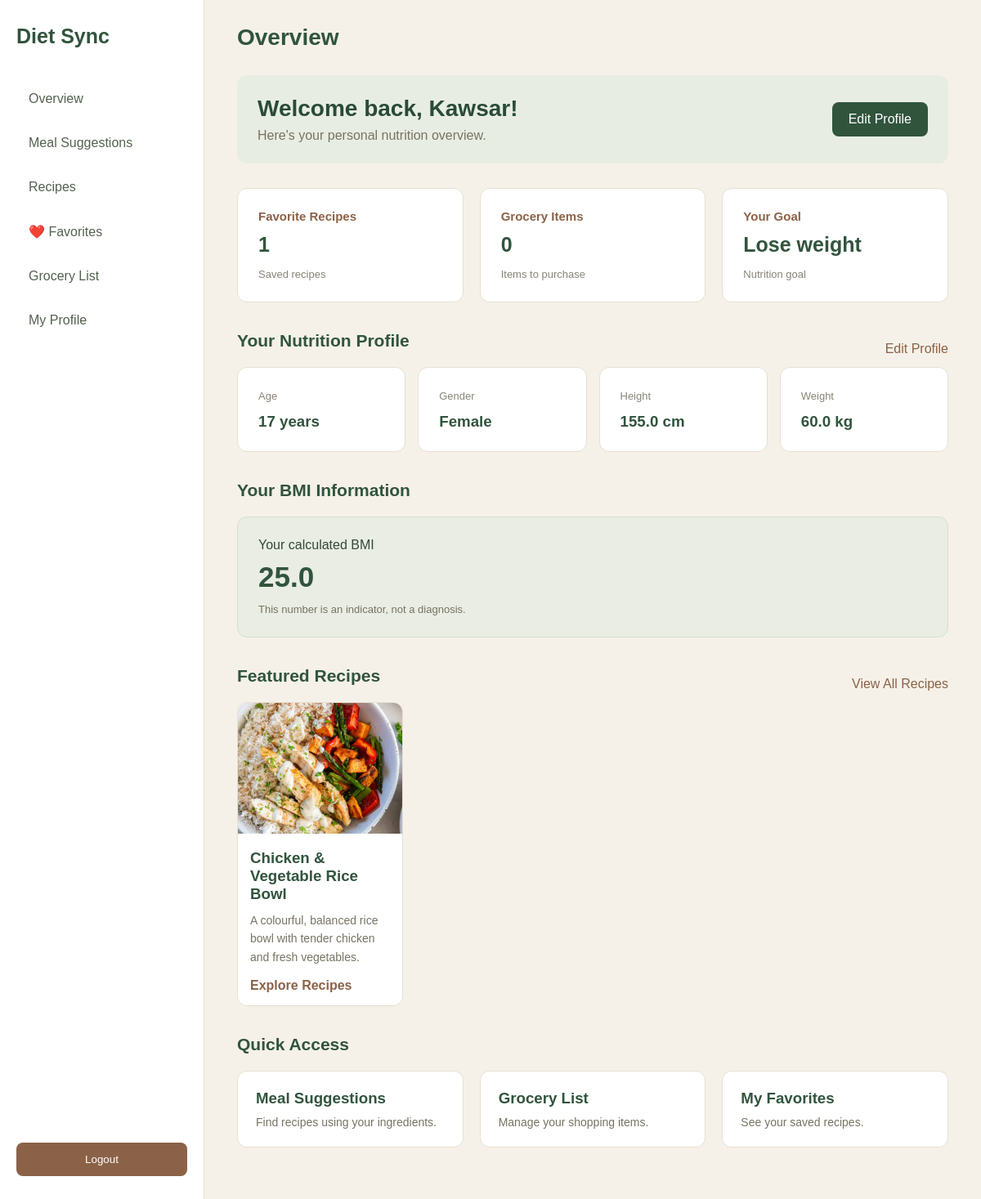
Screenshot of /dashboard/ (signed in) with the database file from the repository.
### accounts/models.py (models this page shows, shortened)
class CustomUser(AbstractUser):
    email = models.EmailField(unique=True)
    bio = models.TextField(blank=True)
    objects = CustomUserManager()

class NutritionProfile(models.Model):
    gender = [('male', 'Male'),('female', 'Female'),]
    goal = [('lose', 'Lose weight'),('maintain', 'Maintain weight'),('gain', 'Gain weight'),]
    user = models.OneToOneField(CustomUser,on_delete=models.CASCADE,related_name='nutrition_profile')
    age = models.PositiveIntegerField()
    height = models.FloatField()
    weight = models.FloatField()
    gender = models.CharField(max_length=10, choices=gender)
    goal = models.CharField(max_length=10, choices=goal)
    food_preferences = models.TextField(blank=True)
    allergies = models.TextField(blank=True)

### core/models.py (models this page shows, shortened)
class Recipe(models.Model):
    MEAL_TYPES = [
        ("breakfast", "Breakfast"),
        ("lunch", "Lunch"),
        ("dinner", "Dinner"),
        ("snack", "Snacks"),
    ]
    CATEGORIES = [
        ("weight_gain", "Weight Gain"),
        ("muscle_support", "Muscle Support"),
        ("balanced", "Balanced Nutrition"),
    ]
    title = models.CharField(max_length=200)
    description = models.TextField()
    image = models.ImageField(upload_to="recipes/")
    ingredients = models.TextField()
    instructions = models.TextField()
    calories = models.IntegerField(blank=True, null=True)
    protein = models.FloatField(blank=True, null=True)
    carbs = models.FloatField(blank=True, null=True)
    fat = models.FloatField(blank=True, null=True)
    is_featured = models.BooleanField(default=False)
    created_at = models.DateTimeField(auto_now_add=True)
    meal_type = models.CharField(max_length=20, choices=MEAL_TYPES, blank=True)
    nutrition_category = models.CharField(max_length=20, choices=CATEGORIES, blank=True)
    class Meta:
        permissions = [
            ("can_manage_recipes", "Can manage recipes"),
            ("can_feature_recipes", "Can feature recipes"),
            ("can_view_all_recipes", "Can view all recipes"),
        ]
    is_deleted = models.BooleanField(default=False)
    deleted_at = models.DateTimeField(null=True, blank=True)
    objects = RecipeManager()
    all_objects = models.Manager()

### accounts/permissions.py (the view)
    def wrapper(request, *args, **kwargs):
        if not request.user.is_authenticated:
            return redirect_to_login(request.get_full_path())
        return view_func(request, *args, **kwargs)

### accounts/permissions.py (called while the page is built)
def custom_login_required(view_func):
    def wrapper(request, *args, **kwargs):
        if not request.user.is_authenticated:
            return redirect_to_login(request.get_full_path())
        return view_func(request, *args, **kwargs)
    return wrapper

### core/models.py (called while the page is built)
    def get_queryset(self):
        return super().get_queryset().filter(is_deleted=False)

### core/views.py (called while the page is built)
@custom_login_required
def dashboard_view(request):
    profile = NutritionProfile.objects.filter(user=request.user).first()
    recipes = Recipe.objects.filter(is_featured=True)[:4]
    favorites_count = Favorite.objects.filter(user=request.user).count()
    grocery_count = GroceryItem.objects.filter(user=request.user,is_purchased=False).count()
    bmi = None
    if profile and profile.height > 0:
        height_in_meters = profile.height / 100
        bmi = round(profile.weight / (height_in_meters ** 2), 1)
    return render(request, "dashboard.html", {"profile": profile,"recipes": recipes,"favorites_count": favorites_count,"grocery_count": grocery_count,"bmi": bmi,})

### core/templates/dashboard.html (shortened to what this page needs)
{% extends 'dashboard_base.html' %}
{% block page_heading %}Overview{% endblock %}
{% block content %}
<div class="welcome-section">
    <div>
        <h1>Welcome back, {{ user.username }}!</h1>
        <p>Here's your personal nutrition overview.</p>
    </div>
    <a href="{% url 'profile' %}" class="edit-profile-btn">Edit Profile</a>
</div>
<div class="dashboard-stats">
    <div class="stat-card">
        <h3>Favorite Recipes</h3>
        <p class="stat-number">{{ favorites_count }}</p>
        <span>Saved recipes</span>
    </div>
    <div class="stat-card">
        <h3>Grocery Items</h3>
        <p class="stat-number">{{ grocery_count }}</p>
        <span>Items to purchase</span>
    </div>
    <div class="stat-card">
        <h3>Your Goal</h3>
        {% if profile %}
            <p class="stat-number">
                {{ profile.get_goal_display }}
            </p>
        {% else %}
            <p class="stat-number">Not set</p>
        {% endif %}
        <span>Nutrition goal</span>
    </div>
</div>
<div class="dashboard-section">
    <div class="section-heading">
        <h2>Your Nutrition Profile</h2>
        <a href="{% url 'profile' %}">Edit Profile</a>
    </div>
    {% if profile %}
        <div class="profile-cards">
            <div class="info-card">
                <span>Age</span>
                <h3>{{ profile.age }} years</h3>
            </div>
            <div class="info-card">
                <span>Gender</span>
                <h3>{{ profile.get_gender_display }}</h3>
            </div>
            <div class="info-card">
                <span>Height</span>
                <h3>{{ profile.height }} cm</h3>
            </div>
            <div class="info-card">
                <span>Weight</span>
                <h3>{{ profile.weight }} kg</h3>
            </div>
        </div>
    {% else %}
        <div class="empty-state">
            <p>You haven't completed your nutrition profile yet.</p>
            <a href="{% url 'profile' %}">Complete Your Profile</a>
        </div>
    {% endif %}
</div>
<div class="dashboard-section">
    <h2>Your BMI Information</h2>
    <div class="bmi-card">
        {% if bmi %}
            <p>Your calculated BMI</p>
            <h3>{{ bmi }}</h3>
            <span>This number is an indicator, not a diagnosis.</span>
        {% else %}
            <p>Complete your nutrition profile to calculate your BMI.</p>
        {% endif %}
    </div>
</div>
<div class="dashboard-section">
    <div class="section-heading">
        <h2>Featured Recipes</h2>
        <a href="{% url 'recipes' %}">View All Recipes</a>
    </div>
    <div class="recipe-grid">
        {% for recipe in recipes %}
            <div class="recipe-card">
                <img src="{{ recipe.image.url }}" alt="{{ recipe.title }}">
                <div class="recipe-card-content">
                    <h3>{{ recipe.title }}</h3>
                    <p>{{ recipe.description|truncatewords:15 }}</p>
                    <a href="{% url 'recipes' %}">Explore Recipes</a>
                </div>
            </div>
        {% empty %}
            <p>No featured recipes available yet.</p>
        {% endfor %}
    </div>
</div>
<div class="dashboard-section">
    <h2>Quick Access</h2>
        <div class="quick-links">
        <a href="{% url 'meal_suggestions' %}">
            <h3>Meal Suggestions</h3>
            <p>Find recipes using your ingredients.</p>
        </a>
        <a href="{% url 'grocery_list' %}">
            <h3>Grocery List</h3>
            <p>Manage your shopping items.</p>
        </a>
        <a href="{% url 'favorites' %}">
            <h3>My Favorites</h3>
            <p>See your saved recipes.</p>
        </a>
    </div>
</div>
{% endblock %}

### core/static/css/dashboard.css (style rules this page uses)
* { margin: 0; padding: 0; box-sizing: border-box; }
body { font-family: Arial, sans-serif; background: #F5F1E9; color: #34483A; }
.welcome-section { display: flex; justify-content: space-between; align-items: center; margin-bottom: 30px; background: #E8EDE3; padding: 25px; border-radius: 12px; }
.welcome-section h1 { font-size: 28px; margin-bottom: 8px; color: #294B38; }
.welcome-section p { color: #777363; }
.edit-profile-btn { background: #31543D; color: white; padding: 12px 20px; border-radius: 8px; text-decoration: none; }
.dashboard-stats { display: grid; grid-template-columns: repeat(3, 1fr); gap: 20px; margin-bottom: 35px; }
.stat-card, .info-card, .bmi-card { background: #FFFFFF; padding: 25px; border-radius: 12px; border: 1px solid #E8DFD1; }
.stat-card h3 { font-size: 15px; color: #8B6248; }
.stat-number { font-size: 25px; font-weight: bold; color: #31543D; margin: 12px 0; }
.stat-card span, .info-card span { color: #898477; font-size: 13px; }
.dashboard-section { margin-bottom: 35px; }
.dashboard-section h2 { font-size: 21px; margin-bottom: 20px; color: #31543D; }
.section-heading { display: flex; justify-content: space-between; align-items: center; }
.section-heading a { color: #8B6248; text-decoration: none; }
.profile-cards { display: grid; grid-template-columns: repeat(4, 1fr); gap: 15px; }
.info-card h3 { margin-top: 12px; color: #31543D; }
.bmi-card { background: #E9EDE3; border: 1px solid #D8DFD1; }
.bmi-card h3 { font-size: 35px; color: #31543D; margin: 10px 0; }
.bmi-card span { color: #777363; font-size: 13px; }
.recipe-grid { display: grid; grid-template-columns: repeat(4, 1fr); gap: 20px; }
.recipe-card { background: #FFFFFF; border-radius: 12px; overflow: hidden; border: 1px solid #E8DFD1; }
.recipe-card img { width: 100%; height: 160px; object-fit: cover; }
.recipe-card-content { padding: 15px; }
.recipe-card-content h3 { margin-bottom: 10px; color: #31543D; }
.recipe-card-content p { color: #777363; font-size: 14px; line-height: 1.6; }
.recipe-card-content a { display: inline-block; margin-top: 15px; color: #8B6248; text-decoration: none; font-weight: bold; }
.quick-links { display: grid; grid-template-columns: repeat(3, 1fr); gap: 20px; }
.quick-links a { background: #FFFFFF; border: 1px solid #E8DFD1; border-radius: 12px; padding: 22px; text-decoration: none; color: #31543D; transition: 0.2s; }
.quick-links p { color: #777363; margin-top: 10px; font-size: 14px; }

### rows the page displays
CustomUser: username "Kawsar"
NutritionProfile: goal "Lose weight", age "17", gender "Female", height "155.0", weight "60.0"
Recipe: image (picture), title "Chicken & Vegetable Rice Bowl", description "A colourful, balanced rice bowl with tender chicken and fresh vegetables."

### other values shown
{{ favorites_count }} "1"
{{ grocery_count }} "0"
{{ bmi }} "25.0"
